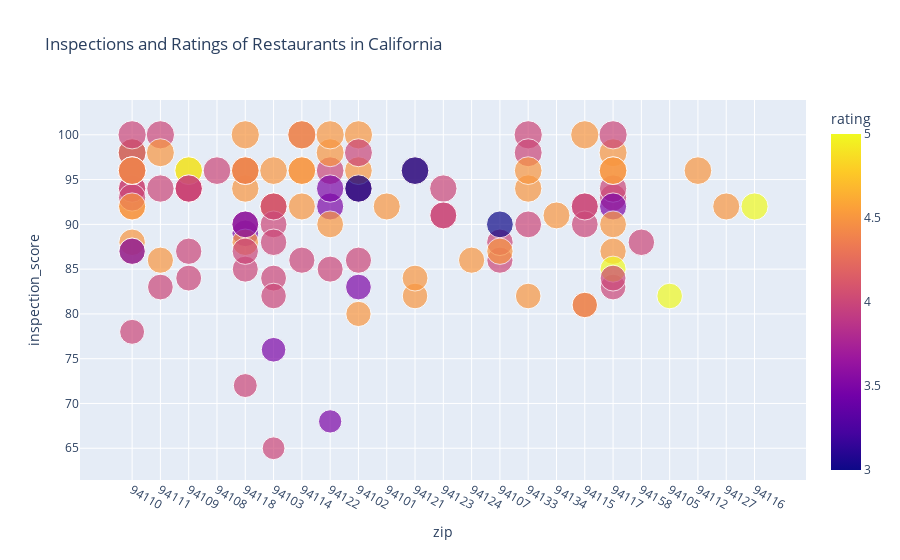

Here is the notebook cell this chart was saved with:
### Code cell
df = merged_df
fig = px.scatter(df, x="zip", y="inspection_score", color="rating",
                 size='inspection_score', hover_data=[merged_df.name, merged_df.address, merged_df.city, merged_df.zip], title = "Inspections and Ratings of Restaurants in California")
fig.show()

### Figure 1 — Plotly figure (JSON) as saved in the notebook; plotly's stock layout.template omitted (floating-point values rounded to 4 significant figures; data arrays with more than 128 entries replaced by an {"elided": "..."} marker saying what was removed)
{"data": [{"customdata": {"elided": "121x3 str values"}, "hovertemplate": "zip=%{x}<br>inspection_score=%{marker.size}<br>name=%{customdata[0]}<br>address=%{customdata[1]}<br>city=%{customdata[2]}<br>rating=%{marker.color}<extra></extra>", "legendgroup": "", "marker": {"color": [4.5, 4, 4, 4, 3.5, 4, 4, 4.5, 3.5, 4, 4, 3.5, 4, 4, 5, 4, 4.5, 4, 4.5, 4, 4.5, 4.5, 4, 4, 4, 4, 4.5, 4.5, 4, 4, 4.5, 4, 4, 4, 4.5, 4, 4, 4.5, 3.5, 4.5, 4.5, 4.5, 4, 4, 4, 4, 4, 4.5, 4.5, 4.5, 4.5, 4, 4, 3.5, 4.5, 4, 4, 4, 4.5, 4, 4.5, 4, 4, 4, 4.5, 4, 5, 4, 4.5, 4.5, 4.5, 4.5, 3.5, 4.5, 4, 4, 5, 4.5, 5, 4.5, 4, 4.5, 4, 4, 4.5, 4, 4.5, 3.5, 4.5, 3, 4, 4, 4, 4, 4, 4, 4, 4.5, 3.5, 3, 4, 4.5, 4.5, 3, 4.5, 3.5, 4.5, 4.5, 3.5, 4.5, 4, 4.5, 4, 4, 4, 4.5, 4.5, 4.5, 4.5, 4, 5], "coloraxis": "coloraxis", "size": [88, 100, 84, 96, 89, 92, 86, 94, 68, 98, 78, 94, 85, 65, 98, 96, 92, 94, 92, 96, 92, 100, 94, 91, 94, 98, 86, 96, 86, 100, 94, 91, 100, 94, 86, 86, 87, 91, 83, 82, 96, 87, 94, 90, 98, 92, 94, 87, 98, 94, 96, 88, 83, 92, 96, 100, 96, 90, 82, 96, 98, 93, 90, 94, 96, 94, 82, 100, 96, 96, 98, 96, 87, 100, 83, 93, 85, 100, 96, 92, 88, 88, 92, 94, 84, 94, 96, 92, 96, 90, 98, 88, 87, 72, 81, 84, 96, 90, 76, 96, 96, 92, 81, 94, 96, 90, 87, 100, 94, 96, 92, 100, 82, 90, 84, 96, 92, 80, 90, 85, 92], "sizemode": "area", "sizeref": 0.25, "symbol": "circle"}, "mode": "markers", "name": "", "orientation": "v", "showlegend": false, "type": "scatter", "x": ["94110", "94111", "94109", "94108", "94118", "94103", "94114", "94109", "94122", "94110", "94110", "94102", "94118", "94103", "94110", "94110", "94103", "94110", "94101", "94121", "94110", "94118", "94110", "94123", "94123", "94110", "94124", "94110", "94107", "94110", "94133", "94123", "94133", "94111", "94111", "94102", "94109", "94134", "94102", "94133", "94103", "94110", "94109", "94103", "94133", "94115", "94102", "94117", "94117", "94118", "94133", "94158", "94117", "94122", "94102", "94114", "94110", "94115", "94121", "94122", "94122", "94117", "94118", "94117", "94114", "94109", "94105", "94117", "94109", "94117", "94111", "94114", "94110", "94102", "94111", "94110", "94117", "94114", "94109", "94110", "94107", "94118", "94115", "94109", "94121", "94109", "94112", "94117", "94118", "94107", "94102", "94103", "94118", "94118", "94115", "94103", "94118", "94122", "94103", "94121", "94110", "94114", "94115", "94102", "94118", "94118", "94107", "94122", "94122", "94110", "94103", "94115", "94103", "94133", "94117", "94117", "94127", "94102", "94117", "94122", "94116"], "xaxis": "x", "y": [88, 100, 84, 96, 89, 92, 86, 94, 68, 98, 78, 94, 85, 65, 98, 96, 92, 94, 92, 96, 92, 100, 94, 91, 94, 98, 86, 96, 86, 100, 94, 91, 100, 94, 86, 86, 87, 91, 83, 82, 96, 87, 94, 90, 98, 92, 94, 87, 98, 94, 96, 88, 83, 92, 96, 100, 96, 90, 82, 96, 98, 93, 90, 94, 96, 94, 82, 100, 96, 96, 98, 96, 87, 100, 83, 93, 85, 100, 96, 92, 88, 88, 92, 94, 84, 94, 96, 92, 96, 90, 98, 88, 87, 72, 81, 84, 96, 90, 76, 96, 96, 92, 81, 94, 96, 90, 87, 100, 94, 96, 92, 100, 82, 90, 84, 96, 92, 80, 90, 85, 92], "yaxis": "y"}], "layout": {"coloraxis": {"colorbar": {"title": {"text": "rating"}}, "colorscale": [[0, "#0d0887"], [0.1111, "#46039f"], [0.2222, "#7201a8"], [0.3333, "#9c179e"], [0.4444, "#bd3786"], [0.5556, "#d8576b"], [0.6667, "#ed7953"], [0.7778, "#fb9f3a"], [0.8889, "#fdca26"], [1, "#f0f921"]]}, "legend": {"itemsizing": "constant", "tracegroupgap": 0}, "title": {"text": "Inspections and Ratings of Restaurants in California"}, "xaxis": {"anchor": "y", "domain": [0, 1], "title": {"text": "zip"}}, "yaxis": {"anchor": "x", "domain": [0, 1], "title": {"text": "inspection_score"}}}}
